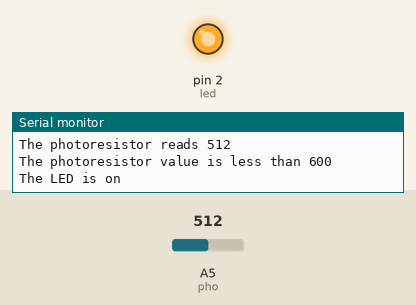
This sketch was run on a simulated Arduino Uno, built with avr-gcc and run on an emulated ATmega328P. Parts: output pins drawn as LEDs (lit = HIGH), the last lines printed to the serial monitor. The inputs (shaded band) are chosen by the test bench; at power-on: A5 (pho) = 512.

Above: at 1.8 s.
1.9 s: A5 (pho) set to 639
3.4 s: A5 (pho) set to 660
At 4.6 s:
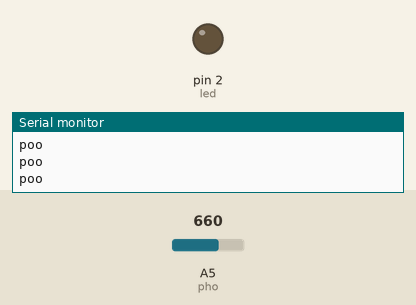
5.5 s: A5 (pho) set to 640
At 7.0 s:
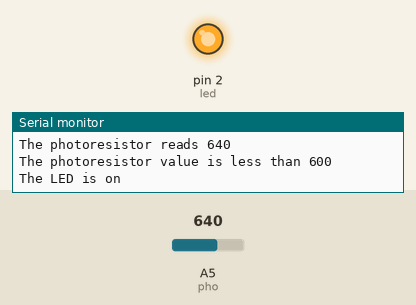
7.6 s: A5 (pho) set to 716
At 9.4 s:
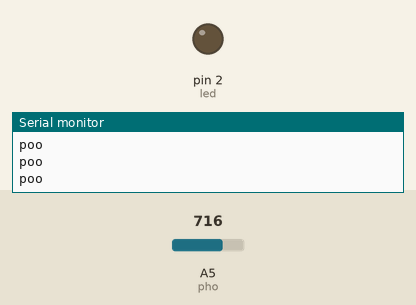
Timing chart, 0 to 10.6 s (numbered marks = the images above; inputs shaded):
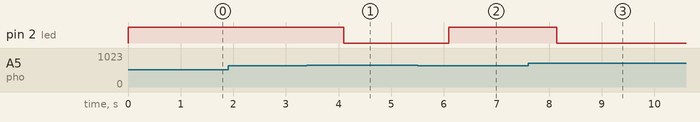

Measured:
- the behaviour switches between 649 and 650 on A5 (pho) (found by bisection; images 0 and 1)
- after the input at 3.4 s, pin 2 (led): HIGH → LOW after 0.70 s
- after the input at 5.5 s, pin 2 (led): LOW → HIGH after 0.60 s
- after the input at 7.6 s, pin 2 (led): HIGH → LOW after 0.55 s

The sketch:

2022-09-13_Photoresistor_and_While_Loops.ino
```cpp
const int led = 2;
const int pho = A5;
int val = 0;

void setup()
{
  pinMode(led, OUTPUT);
  pinMode(pho, INPUT);
  Serial.begin(9600);
}

void loop()
{
  val = analogRead (pho);
  while (val < 650) {
    digitalWrite (led, HIGH);
    Serial.print ("The photoresistor reads ");
    Serial.println (val);
    Serial.println ("The photoresistor value is less than 600");
    Serial.println ("The LED is on");
    Serial.println ();
    delay (1000);
    val = analogRead (pho);
  }
  digitalWrite (led, LOW);
  Serial.println ("poo");
  Serial.println ("poo");
  Serial.println ("poo");
  Serial.println ("poo");
  Serial.println ("poo");
  Serial.println ();
  delay (2000);
}
```
